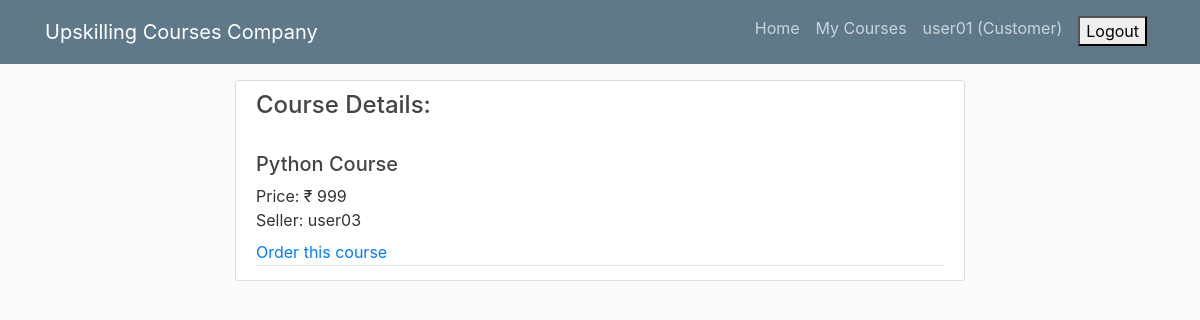
Page /detail/1/ (signed in) on the committed database.
### accounts/models.py (models this page shows)
class User(AbstractUser):
    is_admin = models.BooleanField(default=False)
    is_customer = models.BooleanField(default=False)
    is_customerexecutive = models.BooleanField(default=False)
    is_salesexecutive = models.BooleanField(default=False)
    username = models.CharField(unique=True, max_length=100)
    email = models.EmailField(max_length=100)
    first_name = models.CharField(max_length=100)
    last_name = models.CharField(max_length=100)

class SalesExecutive(models.Model):
    user = models.OneToOneField(User, on_delete=models.CASCADE, primary_key=True)
    username = models.CharField(unique=True, max_length=100)
    email = models.EmailField(max_length=100)
    first_name = models.CharField(max_length=100)
    last_name = models.CharField(max_length=100)
    def __str__(self):
        return str(self.user)

### products/models.py (models this page shows, shortened)
class Product(models.Model):
    product_id      = models.IntegerField(primary_key=True)
    product_name    = models.CharField(max_length=100)
    product_price   = models.DecimalField(max_digits=6, decimal_places=2)
    product_seller  = models.ForeignKey(SalesExecutive, on_delete=models.CASCADE)

### products/views.py (the view)
# urls.py: path('detail/<product_id>/', productdetail, name='productdetail'),
@login_required(login_url="/accounts/login/")
def productdetail(request, product_id):
    product = Product.objects.get(product_id=product_id)
    return render(request, 'products/productdetail.html', {'product':product})

### products/templates/products/productdetail.html
{% extends 'base.html' %}
{% block content %}
    <article class="media content-section">
        <div class="media-body">
            <div class="article-metadata">
                <h4>Course Details: </h4><br>
                <h5>{{ product.product_name }}</h5>
                <label>Price: ₹ {{ product.product_price|floatformat:"0" }}<br>
                Seller: {{ product.product_seller }}  </label><br>
                {% if user.is_customer %}
                    <a href="{% url 'orders:createorder'  product_id=product.product_id %}">Order this course</a>
                {% elif user.is_salesexecutive %}
                    <a href="{% url 'products:productdelete' product_id=product.product_id %}">Delete Course</a>
                {% endif %}
            </div>
        </div>
    </article>
{% endblock %}

### templates/base.html (shortened to what this page needs)
{% load static %}
<!DOCTYPE html>
<html>
<head>
    <link rel="stylesheet" href="https://maxcdn.bootstrapcdn.com/bootstrap/4.0.0/css/bootstrap.min.css">
    <link rel="stylesheet" type="text/css" href="{% static 'style.css' %}">
</head>
<body>
    <header class="site-header">
        <nav class="navbar navbar-expand-md navbar-dark bg-steel fixed-top">
            <div class="container">
                <a class="navbar-brand mr-4" href="{% url 'products:home' %}">Upskilling Courses Company</a>
                <div class="collapse navbar-collapse" id="navbarToggle">
                    <div class="navbar-nav">
                        {% if user.is_customer %}
                            <a class="nav-item nav-link" href="{% url 'products:home' %}">Home</a>
                            <a class="nav-item nav-link" href="{% url 'orders:mycourses' %}">My Courses</a>
                            <label class="nav-item nav-link">{{ request.user }} (Customer)</label>
                            <form class="nav-item nav-link" action="{% url 'accounts:logout' %}" method="POST">
                                <button type="submit">Logout</button>
                            </form>
                        {% else %}
                                <a class="nav-item nav-link" href="{% url 'accounts:login' %}">Login</a>
                                <a class="nav-item nav-link" href="{% url 'accounts:signup' %}">Signup</a>
                        {% endif %}
                    </div>
                </div>
            </div>
        </nav>
    </header>
    <main role="main" class="container">
        <div class="row">
            <div class="col-sm-8 mx-auto">
                {% block content %}{% endblock %}
            </div>
        </div>
    </main>
</body>
</html>

### static/style.css (style rules this page uses)
body { background: #fafafa; color: #333333; margin-top: 5rem; }
h1, h2, h3, h4, h5, h6 { color: #444444; }
.bg-steel { background-color: #5f788a; }
.site-header .navbar-nav .nav-link { color: #cbd5db; }
.content-section { background: #ffffff; padding: 10px 20px; border: 1px solid #dddddd; border-radius: 3px; margin-bottom: 20px; }
.article-metadata { padding-bottom: 1px; margin-bottom: 4px; border-bottom: 1px solid #e3e3e3 }

### rows in the picture
User: user "user01"
Product: product_name "Python Course", product_price "999", product_seller "user03"
